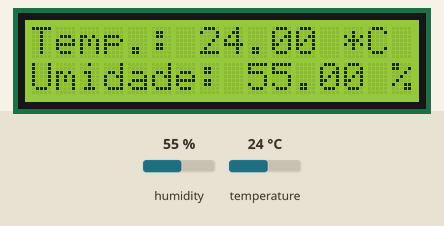
A sketch run on a simulated Arduino Uno, built with avr-gcc and run on an emulated ATmega328P. Parts: 16×2 character LCD. Inputs (shaded band) come from the test bench; at power-on: humidity 55 %, temperature 24 °C. What the sketch prints to the serial monitor is not drawn.

Above: at 2.6 s.
2.7 s: humidity set to 22 %
At 5.0 s:
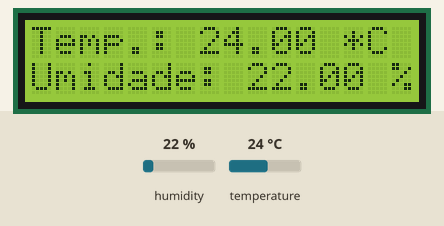
5.7 s: temperature set to 12 °C
At 6.5 s:
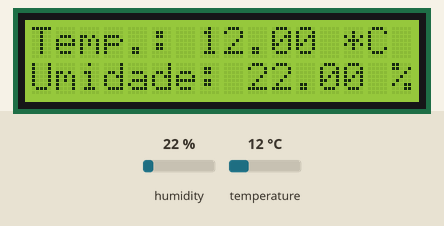
8.7 s: humidity set to 40 %
At 10.7 s:
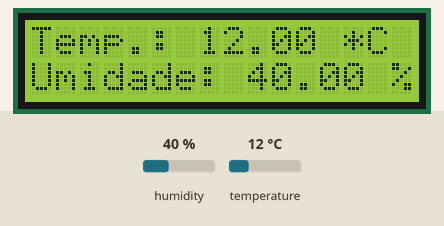
11.7 s: temperature set to 19 °C
At 13.4 s:
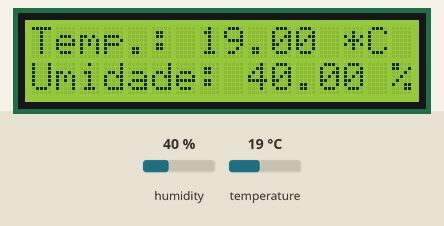
Timing chart, 0 to 14.9 s (numbered marks = the images above; inputs shaded):
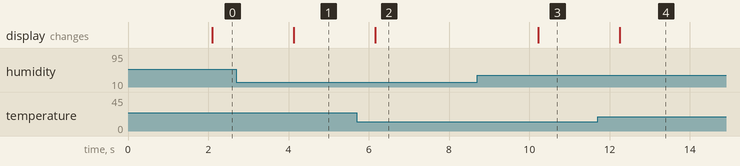

Measured:
- after the input at 2.7 s, the display: changes after 1.4 s (image 1)
- after the input at 5.7 s, the display: changes after 0.46 s (image 2)
- after the input at 8.7 s, the display: changes after 1.5 s (image 3)
- after the input at 11.7 s, the display: changes after 0.56 s (image 4)

The sketch:

temp_umidade.ino
```cpp
#include "DHT.h"
#include <LiquidCrystal.h>

LiquidCrystal lcd(12, 11, 5, 4, 3, 2); //Digital pins to which you connect the LCD


const int pino_dht = 9; // pino onde o sensor DHT está conectado
float temperatura; // variável para armazenar o valor de temperatura
float umidade; // variável para armazenar o valor de umidade
DHT dht(pino_dht, DHT11); // define o pino e o tipo de DHT

void setup() {
  // Inicia e configura a Serial
  Serial.begin(9600); // 9600bps
  lcd.begin(16,2);
  lcd.clear();
  dht.begin(); // inicializa o sensor DHT
}

void loop() {
  // Aguarda alguns segundos entre uma leitura e outra
  delay(2000); // 2 segundos (Datasheet)

  // A leitura da temperatura ou umidade pode levar 250ms
  // O atraso do sensor pode chegar a 2 segundos
  temperatura = dht.readTemperature(); // lê a temperatura em Celsius
  umidade = dht.readHumidity(); // lê a umidade

  // Se ocorreu alguma falha durante a leitura
  if (isnan(umidade) || isnan(temperatura)) {
    Serial.println("Falha na leitura do Sensor DHT!");
    lcd.clear();
    lcd.setCursor(0,0);
    lcd.print("Falha na leitura!");
  }
  else { // Se não
    // Imprime o valor de temperatura
    Serial.print("Temp.: ");
    lcd.clear();
    lcd.setCursor(0,0);
    lcd.print("Temp.: ");
    Serial.print(temperatura);
    lcd.print(temperatura);
    Serial.print(" *C ");
    lcd.print(" *C ");
    Serial.print("\t"); // tabulação
    lcd.print("\t");

    // Imprime o valor de umidade
    Serial.print("Umidade: ");
    lcd.setCursor(0,1);
    lcd.print("Umidade: ");
    Serial.print(umidade);
    lcd.print(umidade);
    Serial.print(" %\t");
    lcd.print(" %\t");

    Serial.println(); // nova linha
  }
}
```
